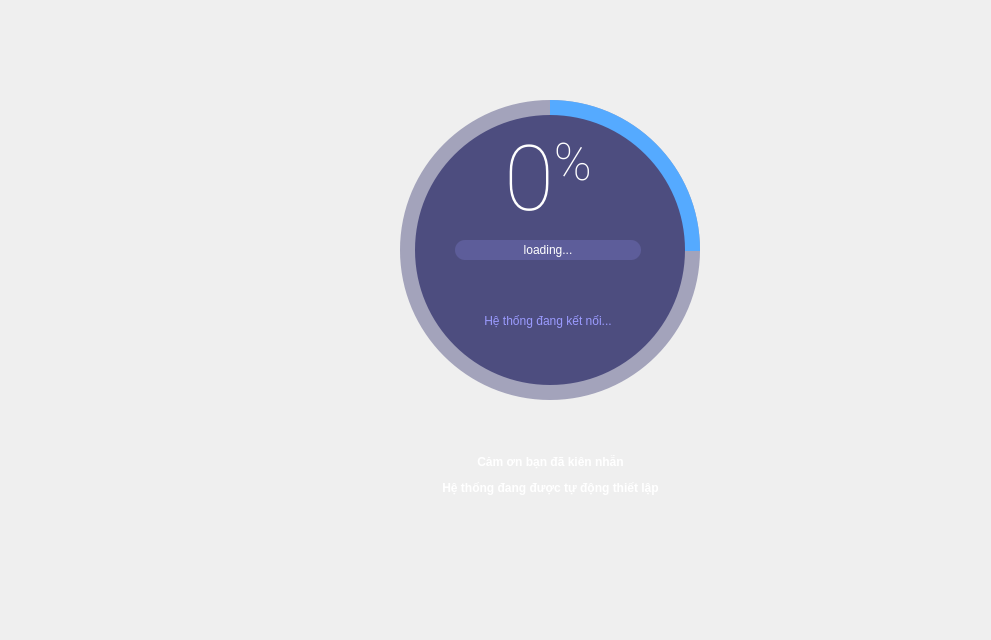
<?xml version="1.0" encoding="UTF-8"?>
<ui version="4.0">
 <class>SplashScreen</class>
 <widget class="QMainWindow" name="SplashScreen">
  <property name="geometry">
   <rect>
    <x>0</x>
    <y>0</y>
    <width>991</width>
    <height>640</height>
   </rect>
  </property>
  <property name="windowTitle">
   <string>MainWindow</string>
  </property>
  <widget class="QWidget" name="centralwidget">
   <widget class="QFrame" name="circularProgressBarBase">
    <property name="geometry">
     <rect>
      <x>10</x>
      <y>20</y>
      <width>781</width>
      <height>561</height>
     </rect>
    </property>
    <property name="styleSheet">
     <string notr="true">QFrame{
	border-top-left-radius: 50px;
	border-bottom-right-radius: 50px;
}</string>
    </property>
    <property name="frameShape">
     <enum>QFrame::NoFrame</enum>
    </property>
    <property name="frameShadow">
     <enum>QFrame::Raised</enum>
    </property>
    <widget class="QFrame" name="circularProgress">
     <property name="geometry">
      <rect>
       <x>390</x>
       <y>80</y>
       <width>300</width>
       <height>300</height>
      </rect>
     </property>
     <property name="styleSheet">
      <string notr="true">QFrame{
	border-radius: 150px;
	background-color: qconicalgradient(cx:0.5, cy:0.5, angle:90, stop:0.749 rgba(255, 0, 127, 0), stop:0.750 rgba(85, 170, 255, 255));
}</string>
     </property>
     <property name="frameShape">
      <enum>QFrame::NoFrame</enum>
     </property>
     <property name="frameShadow">
      <enum>QFrame::Raised</enum>
     </property>
    </widget>
    <widget class="QFrame" name="circularBg">
     <property name="geometry">
      <rect>
       <x>390</x>
       <y>80</y>
       <width>300</width>
       <height>300</height>
      </rect>
     </property>
     <property name="styleSheet">
      <string notr="true">QFrame{
	border-radius: 150px;
	background-color: rgba(77, 77, 127, 120);
}</string>
     </property>
     <property name="frameShape">
      <enum>QFrame::NoFrame</enum>
     </property>
     <property name="frameShadow">
      <enum>QFrame::Raised</enum>
     </property>
    </widget>
    <widget class="QFrame" name="container">
     <property name="geometry">
      <rect>
       <x>405</x>
       <y>95</y>
       <width>270</width>
       <height>270</height>
      </rect>
     </property>
     <property name="styleSheet">
      <string notr="true">QFrame{
	border-radius: 135px;
	background-color: rgb(77, 77, 127);
}</string>
     </property>
     <property name="frameShape">
      <enum>QFrame::NoFrame</enum>
     </property>
     <property name="frameShadow">
      <enum>QFrame::Raised</enum>
     </property>
     <widget class="QWidget" name="layoutWidget">
      <property name="geometry">
       <rect>
        <x>0</x>
        <y>10</y>
        <width>266</width>
        <height>250</height>
       </rect>
      </property>
      <layout class="QGridLayout" name="gridLayout">
       <item row="0" column="0">
        <widget class="QLabel" name="labelPercentage">
         <property name="font">
          <font>
           <family>Roboto Thin</family>
           <pointsize>68</pointsize>
          </font>
         </property>
         <property name="styleSheet">
          <string notr="true">background-color: none;
color: #FFFFFF</string>
         </property>
         <property name="text">
          <string>&lt;p&gt;&lt;span style=&quot; font-size:68pt;&quot;&gt;0&lt;/span&gt;&lt;span style=&quot; font-size:58pt; vertical-align:super;&quot;&gt;%&lt;/span&gt;&lt;/p&gt;</string>
         </property>
         <property name="alignment">
          <set>Qt::AlignCenter</set>
         </property>
        </widget>
       </item>
       <item row="3" column="0">
        <widget class="QLabel" name="labelCredits">
         <property name="font">
          <font>
           <family>Segoe UI</family>
           <pointsize>9</pointsize>
          </font>
         </property>
         <property name="styleSheet">
          <string notr="true">background-color: none;
color: rgb(155, 155, 255);</string>
         </property>
         <property name="text">
          <string>Hệ thống đang kết nối...</string>
         </property>
         <property name="alignment">
          <set>Qt::AlignCenter</set>
         </property>
        </widget>
       </item>
       <item row="1" column="0">
        <widget class="QLabel" name="labelLoadingInfo">
         <property name="minimumSize">
          <size>
           <width>0</width>
           <height>20</height>
          </size>
         </property>
         <property name="maximumSize">
          <size>
           <width>16777215</width>
           <height>20</height>
          </size>
         </property>
         <property name="font">
          <font>
           <family>Segoe UI</family>
           <pointsize>9</pointsize>
          </font>
         </property>
         <property name="styleSheet">
          <string notr="true">QLabel{
	border-radius: 10px;	
	background-color: rgb(93, 93, 154);
	color: #FFFFFF;
	margin-left: 40px;
	margin-right: 40px;
}</string>
         </property>
         <property name="frameShape">
          <enum>QFrame::NoFrame</enum>
         </property>
         <property name="text">
          <string>loading...</string>
         </property>
         <property name="alignment">
          <set>Qt::AlignCenter</set>
         </property>
        </widget>
       </item>
      </layout>
     </widget>
    </widget>
    <widget class="QLabel" name="poster">
     <property name="geometry">
      <rect>
       <x>0</x>
       <y>-30</y>
       <width>301</width>
       <height>621</height>
      </rect>
     </property>
     <property name="styleSheet">
      <string notr="true">QLabel{
	image: url(:/images/khoidong.png);
	border-top-left-radius: 50px;
	border-bottom-right-radius: 0px;

}</string>
     </property>
     <property name="text">
      <string/>
     </property>
     <property name="alignment">
      <set>Qt::AlignCenter</set>
     </property>
    </widget>
    <widget class="QLabel" name="label">
     <property name="geometry">
      <rect>
       <x>300</x>
       <y>0</y>
       <width>481</width>
       <height>561</height>
      </rect>
     </property>
     <property name="styleSheet">
      <string notr="true">QLabel{
	background-image: url(:/images/BLUE.png);
	border-top-left-radius: 0px;
	border-bottom-right-radius: 50px;
}
</string>
     </property>
     <property name="text">
      <string/>
     </property>
    </widget>
    <widget class="QLabel" name="label_2">
     <property name="geometry">
      <rect>
       <x>300</x>
       <y>420</y>
       <width>481</width>
       <height>71</height>
      </rect>
     </property>
     <property name="styleSheet">
      <string notr="true">QLabel{
	background-color: none;
	border-top-left-radius: 0px;
	border-bottom-right-radius: 0px;
	
	font: 25 8pt &quot;#9Slide03 Comfortaa Light&quot;;
}</string>
     </property>
     <property name="text">
      <string>&lt;html&gt;&lt;head/&gt;&lt;body&gt;&lt;p align=&quot;center&quot;&gt;&lt;span style=&quot; font-size:9pt; font-weight:600; color:#ffffff;&quot;&gt;Cảm ơn bạn đã kiên nhẫn&lt;/span&gt;&lt;/p&gt;&lt;p align=&quot;center&quot;&gt;&lt;span style=&quot; font-size:9pt; font-weight:600; color:#ffffff;&quot;&gt;Hệ thống đang được tự động thiết lập&lt;/span&gt;&lt;/p&gt;&lt;/body&gt;&lt;/html&gt;</string>
     </property>
    </widget>
    <zorder>poster</zorder>
    <zorder>label</zorder>
    <zorder>circularBg</zorder>
    <zorder>circularProgress</zorder>
    <zorder>container</zorder>
    <zorder>label_2</zorder>
   </widget>
  </widget>
 </widget>
 <resources>
  <include location="log_resources.qrc"/>
 </resources>
 <connections/>
</ui>
